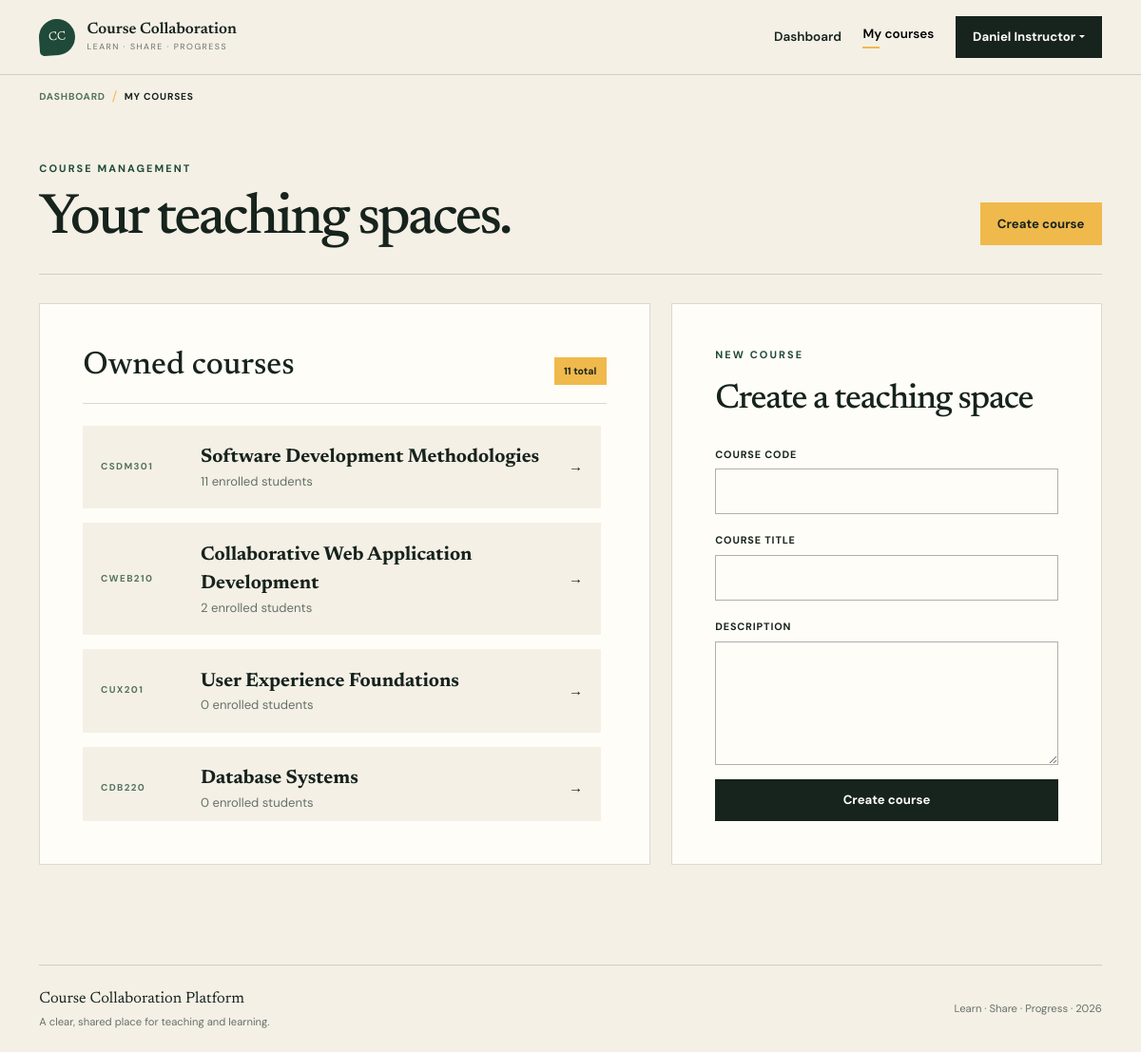
Screenshot of /instructor/courses.php (signed in) with the database file from the repository.
### tables this page shows
CREATE TABLE courses (
    id BIGINT UNSIGNED AUTO_INCREMENT PRIMARY KEY,
    instructor_id BIGINT UNSIGNED NOT NULL,
    course_code VARCHAR(30) NOT NULL,
    title VARCHAR(180) NOT NULL,
    description TEXT NULL,
    is_published TINYINT(1) NOT NULL DEFAULT 1,
    created_at TIMESTAMP NOT NULL DEFAULT CURRENT_TIMESTAMP,
    updated_at TIMESTAMP NOT NULL DEFAULT CURRENT_TIMESTAMP ON UPDATE CURRENT_TIMESTAMP,
    UNIQUE KEY uq_courses_code (course_code),
    KEY idx_courses_instructor (instructor_id),
    CONSTRAINT fk_courses_instructor
        FOREIGN KEY (instructor_id) REFERENCES users(id)
        ON UPDATE CASCADE ON DELETE RESTRICT
);

### config/database.php (called while the page is built, shortened)
<?php
function database(): PDO
{
    static $connection = null;
    $host = getenv('DB_HOST') ?: '127.0.0.1';
    $port = getenv('DB_PORT') ?: '3306';
    $name = getenv('DB_NAME') ?: 'course_collaboration';
    $username = getenv('DB_USER') ?: 'root';
    $password = getenv('DB_PASS') ?: '';
    $dsn = "mysql:host={$host};port={$port};dbname={$name};charset=utf8mb4";
    try {
        $connection = new PDO($dsn, $username, $password, [
            PDO::ATTR_ERRMODE => PDO::ERRMODE_EXCEPTION,
            PDO::ATTR_DEFAULT_FETCH_MODE => PDO::FETCH_ASSOC,
            PDO::ATTR_EMULATE_PREPARES => false,
        ]);
    } catch (PDOException $exception) {
        error_log('Database connection failed: ' . $exception->getMessage());
        throw new RuntimeException('Unable to connect to the database. Check the application configuration.');
    }
    return $connection;
}

### config/app.php (called while the page is built, shortened)
<?php
function url(string $path = ''): string
{
    return BASE_URL . ($path !== '' ? '/' . ltrim($path, '/') : '');
}
function e(?string $value): string
{
    return htmlspecialchars($value ?? '', ENT_QUOTES | ENT_SUBSTITUTE, 'UTF-8');
}

### instructor/courses.php (the view, shortened to what this page needs)
<?php
$user = require_role('instructor');
$errors = [];
$courseCode = '';
$title = '';
$description = '';
$courseStatement = database()->prepare(
    'SELECT c.*, COUNT(DISTINCT e.student_id) AS student_count
     FROM courses c
     LEFT JOIN enrolments e
       ON e.course_id = c.id
      AND e.status = :status
     WHERE c.instructor_id = :instructor_id
     GROUP BY c.id
     ORDER BY c.created_at DESC'
);
$courseStatement->execute([
    'status' => 'active',
    'instructor_id' => $user['id'],
]);
$courses = $courseStatement->fetchAll();
require __DIR__ . '/../includes/header.php';
?>
<section class="app-shell">
    <div class="container">
        <div class="page-heading">
            <div>
                <p class="eyebrow">Course management</p>
                <h1>Your teaching spaces.</h1>
            </div>
            <a class="btn btn-sun" href="#create-course">Create course</a>
        </div>
        <div class="row g-4 course-management-layout">
            <div class="col-lg-7 owned-courses-column">
                <div class="content-panel owned-courses-panel">
                    <div class="panel-heading">
                        <h2>Owned courses</h2>
                        <span class="count-pill"><?= count($courses) ?> total</span>
                    </div>
                    <?php if ($courses === []): ?>
                        <div class="empty-state">
                            <h3>No courses yet</h3>
                            <p>Create your first course using the form.</p>
                        </div>
                    <?php else: ?>
                        <div class="vstack gap-3 owned-courses-list">
                            <?php foreach ($courses as $course): ?>
                                <a
                                    class="course-list-item"
                                    href="<?= e(url('instructor/course.php?id=' . $course['id'])) ?>"
                                >
                                    <span class="course-code"><?= e($course['course_code']) ?></span>
                                    <div>
                                        <strong><?= e($course['title']) ?></strong>
                                        <small>
                                            <?= (int) $course['student_count'] ?> enrolled students
                                        </small>
                                    </div>
                                    <span aria-hidden="true">&rarr;</span>
                                </a>
                            <?php endforeach; ?>
                        </div>
                    <?php endif; ?>
                </div>
            </div>
            <div class="col-lg-5 ms-lg-auto course-form-column" id="create-course">
                <div class="content-panel sticky-lg-top app-sticky">
                    <p class="eyebrow">New course</p>
                    <h2 class="form-title">Create a teaching space</h2>
                    <form method="post" novalidate>
                        <div class="mb-3">
                            <label class="form-label" for="course_code">Course code</label>
                            <input
                                class="form-control <?= isset($errors['course_code']) ? 'is-invalid' : '' ?>"
                                id="course_code"
                                name="course_code"
                                value="<?= e($courseCode) ?>"
                                maxlength="30"
                                required
                            >
                        </div>
                        <div class="mb-3">
                            <label class="form-label" for="title">Course title</label>
                            <input
                                class="form-control <?= isset($errors['title']) ? 'is-invalid' : '' ?>"
                                id="title"
                                name="title"
                                value="<?= e($title) ?>"
                                maxlength="180"
                                required
                            >
                        </div>
                        <div class="mb-3">
                            <label class="form-label" for="description">Description</label>
                            <textarea
                                class="form-control <?= isset($errors['description']) ? 'is-invalid' : '' ?>"
                                id="description"
                                name="description"
                                maxlength="5000"
                            ><?= e($description) ?></textarea>
                        </div>
                        <button class="btn btn-ink w-100" type="submit">Create course</button>
                    </form>
                </div>
            </div>
        </div>
    </div>
</section>
<?php require __DIR__ . '/../includes/footer.php'; ?>

### assets/css/style.css (style rules this page uses)
:root { --ink: #17231d; --forest: #1f4938; --moss: #54725f; --sun: #f0b94c; --cream: #f4f0e6; --paper: #fffdf7; --line: rgba(23, 35, 29, 0.16); --muted: #667169; --display: "Newsreader", Georgia, serif; --body: "DM Sans", sans-serif; }
html { font-size: 15px; scroll-behavior: smooth; }
body { background: var(--cream); color: var(--ink); font-family: var(--body); overflow-x: hidden; -webkit-font-smoothing: antialiased; }
.btn { border-radius: 0; font-size: .88rem; font-weight: 700; padding: .76rem 1.15rem; }
.btn-ink { background: var(--ink); color: var(--paper); }
.btn-sun { background: var(--sun); border: 1px solid var(--sun); color: var(--ink); }
.eyebrow { color: var(--forest); font-size: .73rem; font-weight: 700; letter-spacing: .19em; margin-bottom: 1.25rem; text-transform: uppercase; }
.form-label { font-size: .72rem; font-weight: 700; letter-spacing: .08em; text-transform: uppercase; }
.form-control, .form-select { background-color: var(--paper); border: 1px solid rgba(23,35,29,.35); border-radius: 0; min-height: 48px; }
textarea.form-control { min-height: 130px; }
.app-shell { min-height: calc(100vh - 172px); padding: 3.5rem 0 7rem; }
.page-heading { align-items: end; border-bottom: 1px solid var(--line); display: flex; gap: 2rem; justify-content: space-between; margin-bottom: 2rem; padding-bottom: 2rem; }
.page-heading h1 { font-family: var(--display); font-size: clamp(2.7rem, 5vw, 5.1rem); letter-spacing: -.045em; line-height: .9; margin: 0; }
.content-panel { background: var(--paper); border: 1px solid var(--line); padding: clamp(1.5rem, 4vw, 3rem); }
.panel-heading { align-items: end; border-bottom: 1px solid var(--line); display: flex; gap: 2rem; justify-content: space-between; margin-bottom: 1.5rem; padding-bottom: 1.25rem; }
.panel-heading h2 { font-family: var(--display); font-size: 2.25rem; margin: 0; }
.count-pill { background: var(--sun); color: var(--ink); font-size: .7rem; font-weight: 700; min-width: 2.3rem; padding: .45rem .7rem; text-align: center; }
.form-title { font-family: var(--display); font-size: 2.4rem; letter-spacing: -.035em; margin-bottom: 1.5rem; }
.app-sticky { top: 1.5rem; z-index: 1; }
.course-code { color: var(--moss); font-size: .66rem; font-weight: 700; letter-spacing: .14em; text-transform: uppercase; }
.course-list-item { align-items: center; background: var(--cream); color: var(--ink); display: grid; gap: 1rem; grid-template-columns: 90px 1fr auto; padding: 1.25rem; text-decoration: none; transition: transform .2s ease; }
.course-list-item div { display: flex; flex-direction: column; }
.course-list-item strong { font-family: var(--display); font-size: 1.35rem; }
.course-list-item small { color: var(--muted); }
@media (min-width: 992px) { .course-management-layout { position: relative; } }
@media (min-width: 992px) { .owned-courses-column { bottom: 0; left: 0; position: absolute; top: 0; } }
@media (min-width: 992px) { .owned-courses-panel { display: flex; flex-direction: column; height: 100%; min-height: 0; } }
@media (min-width: 992px) { .owned-courses-panel > .panel-heading { flex: 0 0 auto; } }
@media (min-width: 992px) { .owned-courses-list { flex: 1 1 auto; min-height: 0; overflow-x: hidden; overflow-y: auto; padding-right: .4rem; scrollbar-width: none; } }

### rows the page displays
courses: course_code "CSDM301", title "Software Development Methodologies", student_count "11"
courses: course_code "CWEB210", title "Collaborative Web Application Development", student_count "2"
courses: course_code "CUX201", title "User Experience Foundations", student_count "0"
courses: course_code "CDB220", title "Database Systems", student_count "0"

### other values shown
$authenticatedUser['full_name'] "Daniel Instructor"
$breadcrumb['label'] "DASHBOARD"
$breadcrumb['label'] "MY COURSES"
count($courses) "11"
